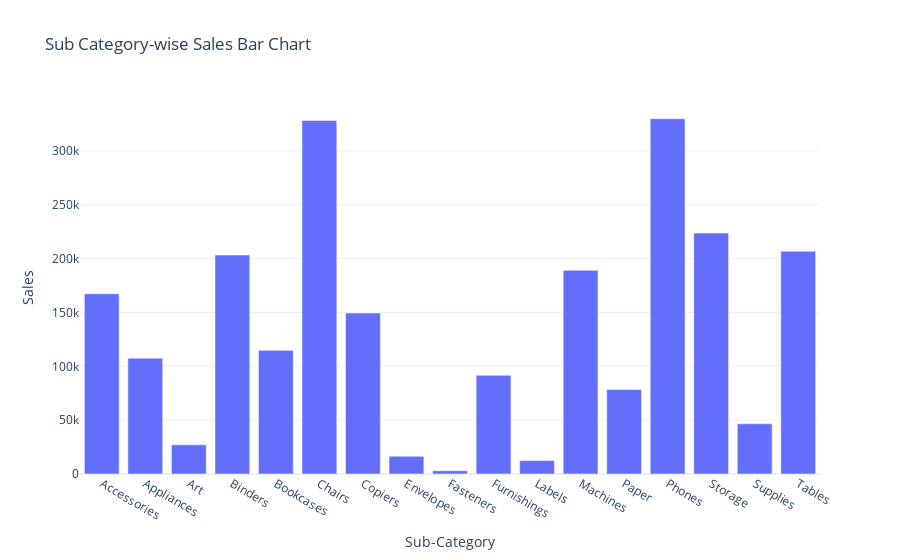

Notebook code for this chart:
### Code cell
sales_by_subcategory=df.groupby('Sub-Category')['Sales'].sum().reset_index()
fig=px.bar(sales_by_subcategory,x='Sub-Category',y='Sales',title='Sub Category-wise Sales Bar Chart')
fig.show()

### Figure 1 — Plotly figure (JSON) as saved in the notebook; plotly's stock layout.template omitted (floating-point values rounded to 4 significant figures)
{"data": [{"alignmentgroup": "True", "hovertemplate": "Sub-Category=%{x}<br>Sales=%{y}<extra></extra>", "legendgroup": "", "marker": {"color": "#636efa", "pattern": {"shape": ""}}, "name": "", "offsetgroup": "", "orientation": "v", "showlegend": false, "textposition": "auto", "type": "bar", "x": ["Accessories", "Appliances", "Art", "Binders", "Bookcases", "Chairs", "Copiers", "Envelopes", "Fasteners", "Furnishings", "Labels", "Machines", "Paper", "Phones", "Storage", "Supplies", "Tables"], "xaxis": "x", "y": [167400.0, 107500.0, 27120.0, 203400.0, 114900.0, 328400.0, 149500.0, 16480.0, 3024.0, 91710.0, 12490.0, 189200.0, 78480.0, 330000.0, 223800.0, 46670.0, 207000.0], "yaxis": "y"}], "layout": {"autosize": true, "barmode": "relative", "legend": {"tracegroupgap": 0}, "title": {"text": "Sub Category-wise Sales Bar Chart"}, "xaxis": {"anchor": "y", "autorange": true, "domain": [0, 1], "range": [-0.5, 16.5], "title": {"text": "Sub-Category"}, "type": "category"}, "yaxis": {"anchor": "x", "autorange": true, "domain": [0, 1], "range": [0, 347400.0], "title": {"text": "Sales"}, "type": "linear"}}}
